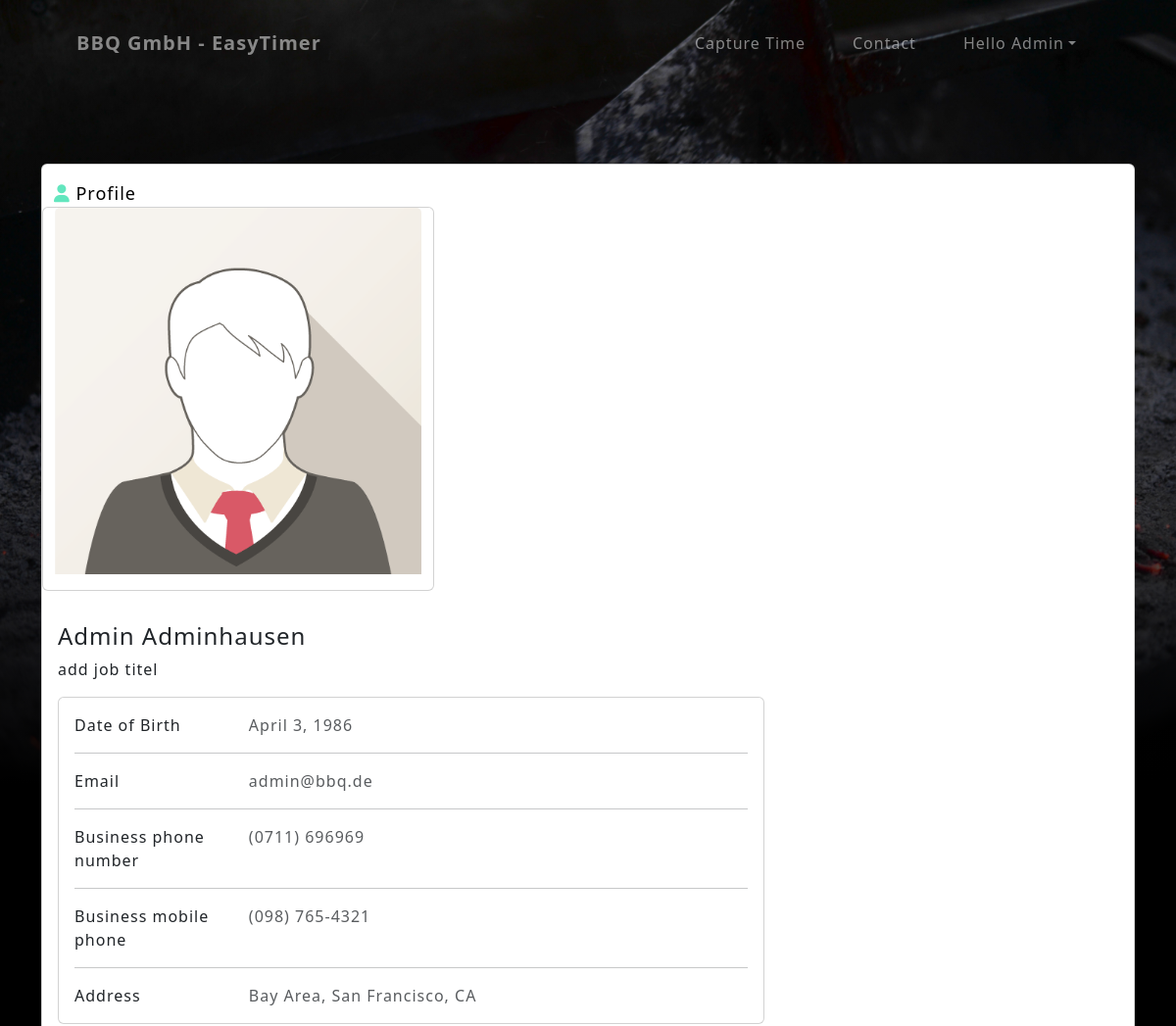
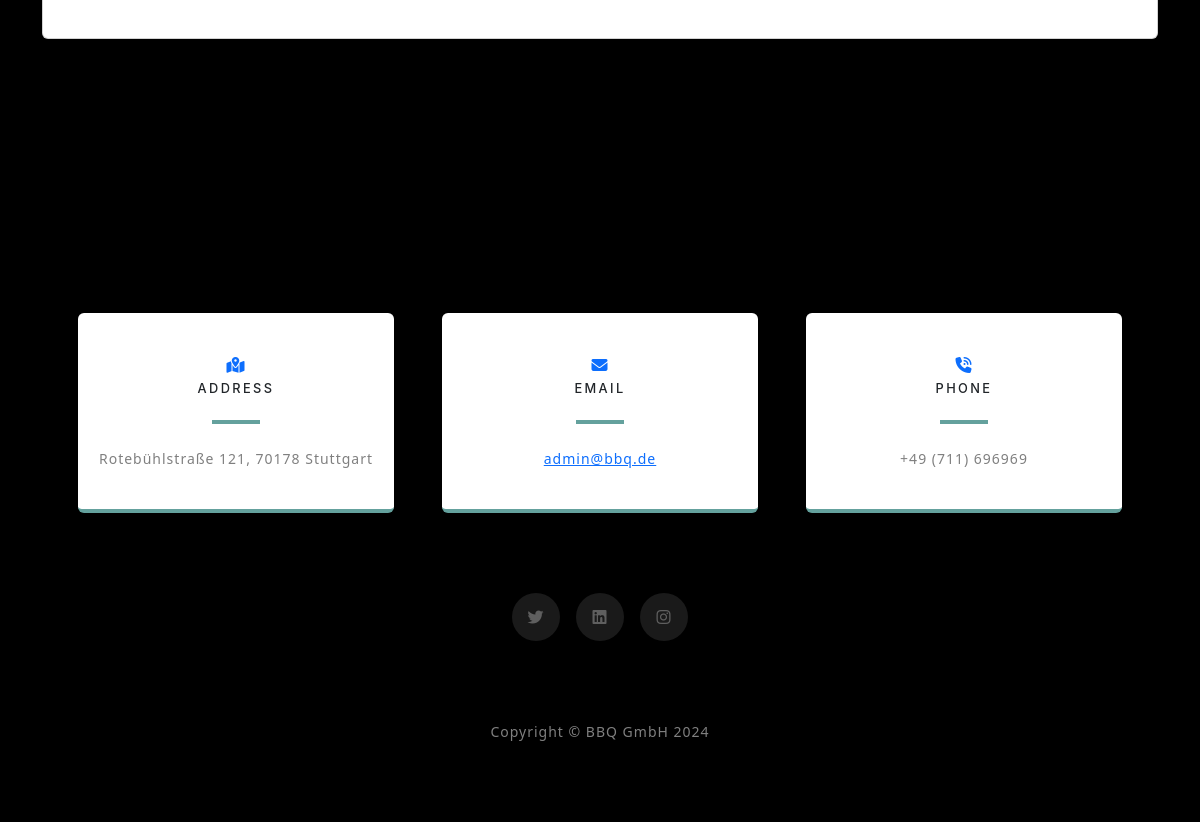
The app's page /profile/ (signed in) with its own data (2 pictures, top to bottom).
### bbq_gmbh_app/models.py (models this page shows, shortened)
class Mitarbeiter(AbstractUser):
    ROLE_CHOICES = [
        ('user', 'User'),
        ('hr', 'HR'),
        ('admin', 'Admin'),
    ]
    username = None
    email = models.EmailField(_('email address'), unique=True)
    role = models.CharField(max_length=20, choices=ROLE_CHOICES, default='user')
    birthday = models.DateField(null=True, blank=True)
    first_name = models.CharField(max_length=30, blank=True, null=True)
    last_name = models.CharField(max_length=30, blank=True, null=True)
    gender = models.CharField(max_length=1, choices=[('M', 'Male'), ('F', 'Female'), ('O', 'Other')], blank=True, null=True)
    adresse = models.ForeignKey('Adresse', on_delete=models.PROTECT, null=True, blank=True)
    USERNAME_FIELD = 'email'
    REQUIRED_FIELDS = []
    objects = MitarbeiterManager()

### bbq_gmbh_app/views.py (the view)
# urls.py: path('profile/', views.profile, name='profile'),
@login_required(login_url='signin')
def profile(request):
    return render(request, 'bbq_gmbh_app/profile.html')

### bbq_gmbh_app/templates/bbq_gmbh_app/profile.html
{% extends 'base.html' %}
{% load static %}
{% block content %}
<header class="masthead">
    <div class="container">
        <div class="card_empl_mng">
            <div class="card" id="myElement">
                <div class="container mt-3">
                    <div class="header_text">
                        <p class="link"><i class="fa-solid fa-user" style="color: #63E6BE;"></i> Profile</p>
                    </div>
                    <div class="row">
                        <div class="card col-md-4 mb-3" style="width:400px">
                            {% if request.user.gender == 'M' %}
                                <img class="card-img-top mb-3" src="{% static "bbq_gmbh_app/assets/img/img_avatar1.png" %}" alt="Card image" style="width:100%">
                            {% else %}
                                <img class="card-img-top mb-3" src="{% static "bbq_gmbh_app/assets/img/img_avatar5.png" %}" alt="Card image" style="width:100%">
                            {% endif %}
                        </div>
                        <div class="card-body col-md-8">
                            {% if request.user.is_authenticated %}
                                <h4 class="card-title">{{ request.user.first_name }} {{ request.user.last_name }}</h4>
                                <p class="card-text">add job titel</p>
                                <div class="col-lg-8">
                                    <div class="card mb-4">
                                    <div class="card-body">
                                        <div class="row">
                                        <div class="col-sm-3">
                                            <p class="mb-0">Date of Birth</p>
                                        </div>
                                        <div class="col-sm-9">
                                            <p class="text-muted mb-0">{{ request.user.birthday }}</p>
                                        </div>
                                        </div>
                                        <hr>
                                        <div class="row">
                                        <div class="col-sm-3">
                                            <p class="mb-0">Email</p>
                                        </div>
                                        <div class="col-sm-9">
                                            <p class="text-muted mb-0">{{ request.user.email }}</p>
                                        </div>
                                        </div>
                                        <hr>
                                        <div class="row">
                                        <div class="col-sm-3">
                                            <p class="mb-0">Business phone number</p>
                                        </div>
                                        <div class="col-sm-9">
                                            <p class="text-muted mb-0">(0711) 696969</p>
                                        </div>
                                        </div>
                                        <hr>
                                        <div class="row">
                                        <div class="col-sm-3">
                                            <p class="mb-0">Business mobile phone</p>
                                        </div>
                                        <div class="col-sm-9">
                                            <p class="text-muted mb-0">(098) 765-4321</p>
                                        </div>
                                        </div>
                                        <hr>
                                        <div class="row">
                                        <div class="col-sm-3">
                                            <p class="mb-0">Address</p>
                                        </div>
                                        <div class="col-sm-9">
                                            <p class="text-muted mb-0">Bay Area, San Francisco, CA</p>
                                        </div>
                                        </div>
                                    </div>
                                </div>
                            {% else %}
                                <h4 class="card-title">Guest</h4>
                            {% endif %}
                        </div>
                    </div>
                </div>
            </div>
        </div>
    </div>
</header>
{% endblock content %}

### bbq_gmbh_app/templates/bbq_gmbh_app/_navbar.html (shortened to what this page needs)
<nav class="navbar navbar-expand-lg navbar-light fixed-top" id="mainNav">
    <div class="container px-4 px-lg-5">
        <a class="navbar-brand" href="{% url 'home'%}">BBQ GmbH - EasyTimer</a>
        {% if request.user.is_authenticated %}
            <div class="collapse navbar-collapse" id="navbarResponsive">
                <ul class="navbar-nav ms-auto">
                    <li class="nav-item"><a class="nav-link" href="{% url 'home'%}">Capture Time</a></li>
                    <li class="nav-item"><a class="nav-link" href="#contact">Contact</a></li>
                    <li class="nav-item dropdown">
                        <a class="nav-link dropdown-toggle" href="#" role="button" data-bs-toggle="dropdown" id="user">Hello {{ user.first_name }}</a>
                    </li>
                </ul>
            </div>
        {% endif %}
    </div>
</nav>

### records on screen
Mitarbeiter: first_name "Admin", user.first_name "Admin", user.last_name "Adminhausen", user.birthday "April 3, 1986", user.email "admin@bbq.de"
